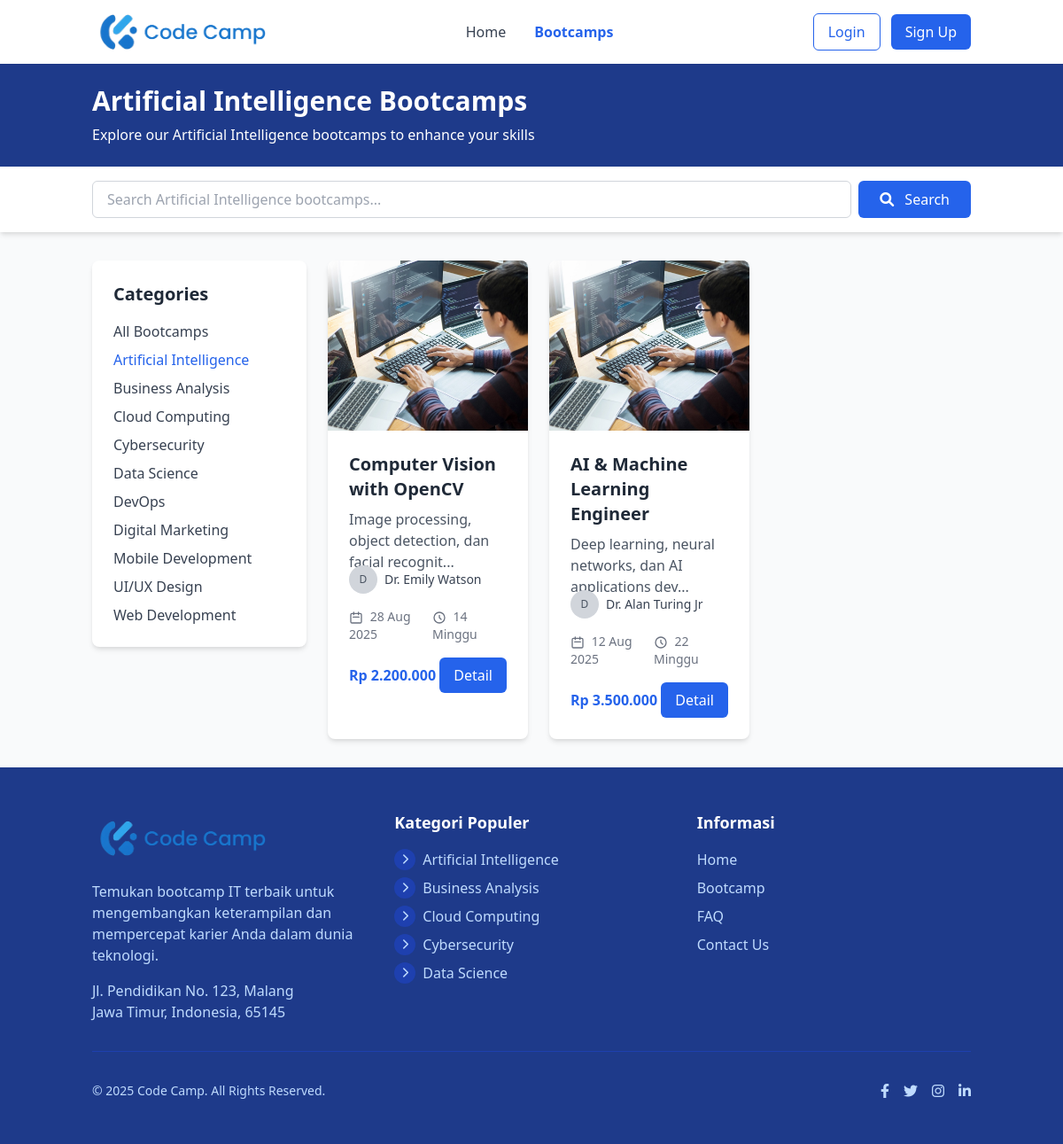
/index.php?action=bootcamp_category&id=9, run on the app's committed database.
### tables this page shows
CREATE TABLE IF NOT EXISTS categories (
    id INT AUTO_INCREMENT PRIMARY KEY,
    name VARCHAR(100) NOT NULL UNIQUE,  
    slug VARCHAR(100) NOT NULL UNIQUE,  
    icon VARCHAR(255) DEFAULT NULL,  
    description TEXT DEFAULT NULL,  
    status ENUM('active', 'inactive') DEFAULT 'active',  
    sort_order INT DEFAULT 0,  
    created_at DATETIME NOT NULL DEFAULT CURRENT_TIMESTAMP,  
    updated_at DATETIME DEFAULT CURRENT_TIMESTAMP ON UPDATE CURRENT_TIMESTAMP,  
    
     
    INDEX idx_categories_slug (slug),
    INDEX idx_categories_status (status),
    INDEX idx_categories_sort (sort_order)
);

CREATE TABLE IF NOT EXISTS bootcamps (
    id INT AUTO_INCREMENT PRIMARY KEY,
    title VARCHAR(255) NOT NULL,
    slug VARCHAR(255) NOT NULL UNIQUE,  
    description TEXT DEFAULT NULL,  
    category_id INT NOT NULL,
    instructor_name VARCHAR(100) NOT NULL,
    instructor_photo VARCHAR(255) DEFAULT NULL,  
    price DECIMAL(10, 2) NOT NULL DEFAULT 0.00,  
    discount_price DECIMAL(10, 2) DEFAULT NULL,  
    start_date DATE DEFAULT NULL,  
    duration VARCHAR(50) DEFAULT NULL,  
    image VARCHAR(255) DEFAULT NULL,  
    status ENUM('active', 'upcoming', 'closed', 'draft') DEFAULT 'draft',  
    featured TINYINT(1) DEFAULT 0,  
    max_participants INT DEFAULT NULL,  
    current_participants INT DEFAULT 0,  
    created_at DATETIME NOT NULL DEFAULT CURRENT_TIMESTAMP,  
    updated_at DATETIME DEFAULT CURRENT_TIMESTAMP ON UPDATE CURRENT_TIMESTAMP,  
    
     
    FOREIGN KEY (category_id) REFERENCES categories(id) ON DELETE RESTRICT ON UPDATE CASCADE,
    
     
    INDEX idx_bootcamps_slug (slug),
    INDEX idx_bootcamps_category (category_id),
    INDEX idx_bootcamps_status (status),
    INDEX idx_bootcamps_featured (featured),
    INDEX idx_bootcamps_start_date (start_date)
);

### controllers/BootcampController.php (called while the page is built, shortened)
<?php
require_once 'models/Bootcamp.php';
require_once 'models/Category.php';
require_once 'config/database.php';
class BootcampController {
    private $bootcamp;
    private $category;
    public function __construct() {
        $this->database = new Database();
        $this->db = $this->database->getConnection();
        $this->bootcamp = new Bootcamp($this->db);
        $this->category = new Category($this->db);
    }
    public function category() {
        $category_id = isset($_GET['id']) ? $_GET['id'] : die('ERROR: Missing ID.');
        $this->category->id = $category_id;
        $this->category->readOne();
        $page = isset($_GET['page']) ? (int)$_GET['page'] : 1;
        $limit = 8;
        $offset = ($page - 1) * $limit;
        $stmt = $this->bootcamp->readByCategory($category_id, $limit, $offset);
        $bootcamps = $stmt->fetchAll(PDO::FETCH_ASSOC);
        $categoryStmt = $this->category->readAll();
        $categories = $categoryStmt->fetchAll(PDO::FETCH_ASSOC);
        include_once 'views/bootcamp/category.php';
    }
}
?>

### config/database.php (called while the page is built, shortened)
<?php
class Database {
    private $host = "localhost";
    private $db_name = "code_camp";
    private $username = "root";
    private $password = "rahasia";
    public function getConnection() {
        $this->conn = null;
        try {
            $this->conn = new PDO(
                "mysql:host=" . $this->host . ";dbname=" . $this->db_name,
                $this->username,
                $this->password
            );
            $this->conn->setAttribute(PDO::ATTR_ERRMODE, PDO::ERRMODE_EXCEPTION);
            $this->conn->exec("set names utf8");
        } catch(PDOException $exception) {
            echo "Connection error: " . $exception->getMessage();
        }
        return $this->conn;
    }
}
?>

### models/Category.php (called while the page is built, shortened)
<?php
require_once 'config/database.php';
class Category {
    private $conn;
    private $table_name = "categories";
    public $id;
    public function __construct($db) {
        $this->conn = $db;
    }
    public function readAll() {
        $query = "SELECT * FROM " . $this->table_name . " ORDER BY name ASC";
        $stmt = $this->conn->prepare($query);
        $stmt->execute();
        return $stmt;
    }
    public function readOne() {
        $query = "SELECT * FROM " . $this->table_name . " WHERE id = ? LIMIT 0,1";
        $stmt = $this->conn->prepare($query);
        $stmt->bindParam(1, $this->id);
        $stmt->execute();
        $num = $stmt->rowCount();
        if($num > 0) {
            $row = $stmt->fetch(PDO::FETCH_ASSOC);
            $this->id = $row['id'];
            $this->name = $row['name'];
            return true;
        }
        return false;
    }
}
?>

### models/BootCamp.php (called while the page is built, shortened)
<?php
require_once 'config/database.php';
class Bootcamp
{
    private $conn;
    private $table_name = "bootcamps";
    public function __construct($db)
    {
        $this->conn = $db;
    }
    public function readByCategory($category_id, $limit = 10, $offset = 0)
    {
        $query = "SELECT b.*, c.name as category_name
                FROM " . $this->table_name . " b
                LEFT JOIN categories c ON b.category_id = c.id
                WHERE b.category_id = ? AND b.status = 'active'
                ORDER BY b.created_at DESC
                LIMIT ? OFFSET ?";
        $stmt = $this->conn->prepare($query);
        $stmt->bindParam(1, $category_id);
        $stmt->bindParam(2, $limit, PDO::PARAM_INT);
        $stmt->bindParam(3, $offset, PDO::PARAM_INT);
        $stmt->execute();
        return $stmt;
    }
}

### views/bootcamp/category.php (the view, shortened to what this page needs)
<?php
include_once 'views/includes/header.php';
?>
<div class="bg-blue-900 text-white py-6">
    <div class="container mx-auto px-4">
        <h1 class="text-3xl font-bold"><?php echo htmlspecialchars($this->category->name); ?> Bootcamps</h1>
        <p class="mt-2">Explore our <?php echo htmlspecialchars($this->category->name); ?> bootcamps to enhance your skills</p>
    </div>
</div>
<div class="bg-white shadow-md py-4">
    <div class="container mx-auto px-4">
        <form action="index.php" method="GET" class="flex flex-col md:flex-row gap-2">
            <input type="text" name="keyword" placeholder="Search <?php echo htmlspecialchars($this->category->name); ?> bootcamps..."
                class="flex-grow px-4 py-2 border border-gray-300 rounded-md focus:outline-none focus:ring-2 focus:ring-blue-500">
            <button type="submit" class="px-6 py-2 bg-blue-600 text-white rounded-md hover:bg-blue-700 transition-colors">
                <i class="fas fa-search mr-2"></i> Search
            </button>
        </form>
    </div>
</div>
<div class="container mx-auto px-4 py-8">
    <div class="flex flex-col md:flex-row gap-6">
        <div class="md:w-1/4">
            <div class="bg-white rounded-lg shadow-md p-6">
                <h2 class="text-xl font-bold text-gray-800 mb-4">Categories</h2>
                <div class="space-y-2">
                    <a href="index.php?action=bootcamps" class="block text-gray-700 hover:text-blue-600 transition-colors">All Bootcamps</a>
                    <?php foreach ($categories as $cat): ?>
                        <?php $isActive = $cat['id'] == $this->category->id; ?>
                        <a href="index.php?action=bootcamp_category&id=<?php echo $cat['id']; ?>"
                            class="block <?php echo $isActive ? 'text-blue-600 font-medium' : 'text-gray-700 hover:text-blue-600 transition-colors'; ?>">
                            <?php echo htmlspecialchars($cat['name']); ?>
                        </a>
                    <?php endforeach; ?>
                </div>
            </div>
        </div>
        <div class="md:w-3/4">
            <?php if (empty($bootcamps)): ?>
                <div class="bg-white rounded-lg shadow-md p-6 text-center">
                    <p class="text-gray-600">No <?php echo htmlspecialchars($this->category->name); ?> bootcamps found. Please check back later.</p>
                </div>
            <?php else: ?>
                <div class="grid grid-cols-1 md:grid-cols-2 lg:grid-cols-3 gap-6">
                    <?php foreach ($bootcamps as $bootcamp): ?>
                        <div class="bg-white rounded-lg overflow-hidden shadow-md hover:shadow-lg transition-shadow duration-300">
                            <?php if (!empty($bootcamp['image'])): ?>
                                <img src="assets/images/ngoding.jpg"
                                    alt="<?php echo htmlspecialchars($item['title']); ?>"
                                    class="w-full h-48 object-cover">
                            <?php else: ?>
                                <div class="w-full h-48 bg-gray-200 flex items-center justify-center">
                                    <span class="text-gray-500">No image available</span>
                                </div>
                            <?php endif; ?>
                            <div class="p-6">
                                <div class="flex justify-between items-start mb-2">
                                    <h3 class="text-xl font-bold text-gray-800">
                                        <?php echo htmlspecialchars($bootcamp['title']); ?>
                                    </h3>
                                </div>
                                <p class="text-gray-600 mb-4 line-clamp-2 h-12">
                                    <?php echo htmlspecialchars(substr($bootcamp['description'], 0, 55)) . '...'; ?>
                                </p>
                                <div class="flex items-center mb-4">
                                    <?php if (!empty($bootcamp['instructor_photo'])): ?>
                                        <div class="w-8 h-8 rounded-full bg-gray-300 flex items-center justify-center mr-2">
                                            <span class="text-gray-600 text-xs">
                                                <?php echo substr($bootcamp['instructor_name'], 0, 1); ?>
                                            </span>
                                        </div>
                                    <?php endif; ?>
                                    <span class="text-sm text-gray-700">
                                        <?php echo htmlspecialchars($bootcamp['instructor_name']); ?>
                                    </span>
                                </div>
                                <div class="flex justify-between text-sm text-gray-500 mb-4">
                                    <div>
                                        <svg class="w-4 h-4 inline mr-1" fill="none" stroke="currentColor" viewBox="0 0 24 24" xmlns="http://www.w3.org/2000/svg">
                                            <path stroke-linecap="round" stroke-linejoin="round" stroke-width="2" d="M8 7V3m8 4V3m-9 8h10M5 21h14a2 2 0 002-2V7a2 2 0 00-2-2H5a2 2 0 00-2 2v12a2 2 0 002 2z"></path>
                                        </svg>
                                        <?php echo date('d M Y', strtotime($bootcamp['start_date'])); ?>
                                    </div>
                                    <div>
                                        <svg class="w-4 h-4 inline mr-1" fill="none" stroke="currentColor" viewBox="0 0 24 24" xmlns="http://www.w3.org/2000/svg">
                                            <path stroke-linecap="round" stroke-linejoin="round" stroke-width="2" d="M12 8v4l3 3m6-3a9 9 0 11-18 0 9 9 0 0118 0z"></path>
                                        </svg>
                                        <?php echo htmlspecialchars($bootcamp['duration']); ?>
                                    </div>
                                </div>
                                <div class="flex items-center justify-between">
                                    <div>
                                        <span class="text-blue-600 font-bold">
                                            Rp <?php echo number_format($bootcamp['price'], 0, ',', '.'); ?>
                                        </span>
                                    </div>
                                    <a href="index.php?action=bootcamp_detail&id=<?php echo $bootcamp['id']; ?>"
                                        class="px-4 py-2 bg-blue-600 text-white rounded-md hover:bg-blue-700 transition-colors">
                                        Detail
                                    </a>
                                </div>
                            </div>
                        </div>
                    <?php endforeach; ?>
                </div>
            <?php endif; ?>
        </div>
    </div>
</div>
<?php
include_once 'views/includes/footer.php';
?>

### views/includes/footer.php (shortened to what this page needs)
    <footer class="bg-blue-900 text-white">
        <div class="container mx-auto px-4 py-12">
            <div class="grid grid-cols-1 md:grid-cols-3 gap-8">
                <div>
                    <div class="flex items-center mb-4">
                        <img src="<?php echo isset($base_url) ? $base_url : ''; ?>assets/images/logo.png" alt="Logo" class="h-16 hidden md:block">
                    </div>
                    <p class="text-blue-200 mb-4">Temukan bootcamp IT terbaik untuk mengembangkan keterampilan dan mempercepat karier Anda dalam dunia teknologi.</p>
                    <p class="text-blue-200">Jl. Pendidikan No. 123, Malang<br>Jawa Timur, Indonesia, 65145</p>
                </div>
                <div>
                    <h3 class="text-lg font-bold mb-4">Kategori Populer</h3>
                    <ul class="space-y-2">
                        <?php foreach (array_slice($categories, 0, 5) as $category): ?>
                            <li class="flex items-center">
                                <div class="w-6 h-6 mr-2 bg-blue-800 rounded-full flex items-center justify-center">
                                    <?php
                                    $icon_path = null;
                                    if ($icon_path): ?>
                                        <img src="<?php echo $icon_path; ?>" alt="<?php echo htmlspecialchars($category['name']); ?>" class="w-4 h-4 object-contain filter brightness-0 invert">
                                    <?php else: ?>
                                        <i class="fas fa-chevron-right text-blue-200 text-xs"></i>
                                    <?php endif; ?>
                                </div>
                                <a href="<?php echo isset($base_url) ? $base_url : ''; ?>index.php?action=bootcamp_category&id=<?php echo $category['id']; ?>" class="text-blue-200 hover:text-white transition-colors">
                                    <?php echo htmlspecialchars($category['name']); ?>
                                </a>
                            </li>
                        <?php endforeach; ?>
                    </ul>
                </div>
                <div>
                    <h3 class="text-lg font-bold mb-4">Informasi</h3>
                    <ul class="space-y-2">
                        <li><a href="<?php echo isset($base_url) ? $base_url : ''; ?>index.php" class="text-blue-200 hover:text-white">Home</a></li>
                        <li><a href="<?php echo isset($base_url) ? $base_url : ''; ?>index.php?action=bootcamps" class="text-blue-200 hover:text-white">Bootcamp</a></li>
                        <li><a href="#" class="text-blue-200 hover:text-white">FAQ</a></li>
                        <li><a href="#" class="text-blue-200 hover:text-white">Contact Us</a></li>
                    </ul>
                </div>
            </div>
            <div class="border-t border-blue-800 mt-8 pt-8 flex flex-col md:flex-row justify-between items-center">
                <p class="text-blue-200 text-sm">&copy; 2025 Code Camp. All Rights Reserved.</p>
                <div class="flex space-x-4 mt-4 md:mt-0">
                    <a href="#" class="text-blue-200 hover:text-white">
                        <i class="fab fa-facebook-f"></i>
                    </a>
                    <a href="#" class="text-blue-200 hover:text-white">
                        <i class="fab fa-twitter"></i>
                    </a>
                    <a href="#" class="text-blue-200 hover:text-white">
                        <i class="fab fa-instagram"></i>
                    </a>
                    <a href="#" class="text-blue-200 hover:text-white">
                        <i class="fab fa-linkedin-in"></i>
                    </a>
                </div>
            </div>
        </div>
    </footer>
</body>
</html>

### assets/css/custom.css (style rules this page uses)
body { font-family: 'Inter', sans-serif; }

### data on the page
categories: name "Artificial Intelligence", keyword "Search Artificial Intelligence bootcamps..."
categories: name "Business Analysis"
categories: name "Cloud Computing"
categories: name "Cybersecurity"
categories: name "Data Science"
categories: name "DevOps"
categories: name "Digital Marketing"
categories: name "Mobile Development"
categories: name "UI/UX Design"
categories: name "Web Development"
bootcamps: title "Computer Vision with OpenCV", description "Image processing, object detection, dan facial recognit", instructor_name "D", instructor_name "Dr. Emily Watson", start_date "28 Aug 2025", duration "14 Minggu", price "2.200.000"
bootcamps: title "AI & Machine Learning Engineer", description "Deep learning, neural networks, dan AI applications dev", instructor_name "D", instructor_name "Dr. Alan Turing Jr", start_date "12 Aug 2025", duration "22 Minggu", price "3.500.000"
